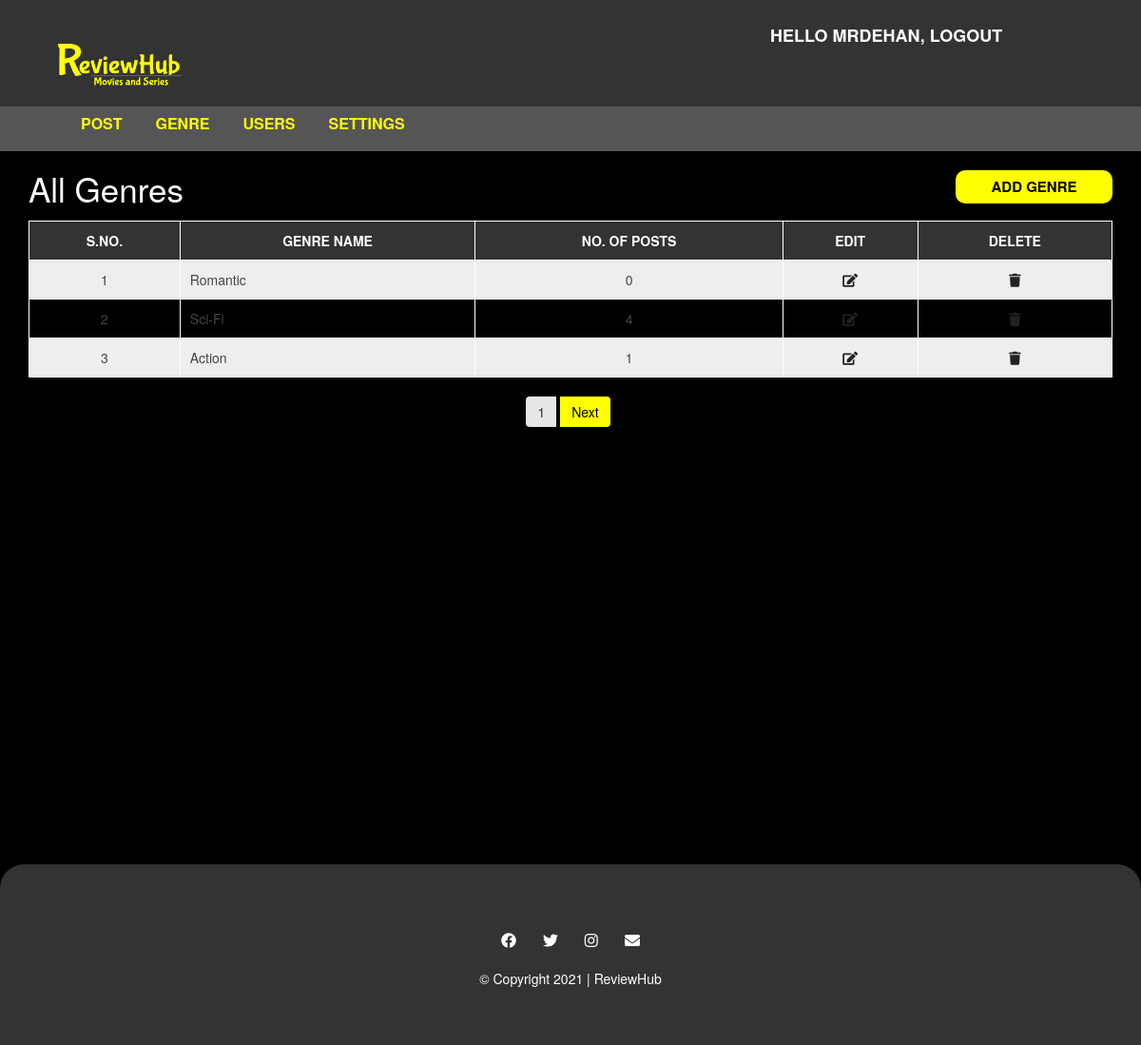
Screenshot of /reviewhub/admin/genre.php (signed in) with the database file from the repository.
### tables this page shows
CREATE TABLE `genre` (
  `genre_id` int NOT NULL,
  `genre_name` varchar(100) NOT NULL,
  `post` int NOT NULL DEFAULT '0'
);

### reviewhub/admin/genre.php (the view, shortened to what this page needs)
<?php include "header.php"; ?>
<div id="admin-content">
    <div class="container">
        <div class="row">
            <div class="col-md-10">
                <h1 class="admin-heading">All Genres</h1>
            </div>
            <div class="col-md-2">
                <a class="add-new" href="add-genre.php">add genre</a>
            </div>
            <div class="col-md-12">
              <?php
                include 'config.php';
                  $limit = 3;
                  if(isset($_GET["page"])){
                      $page = $_GET["page"];
                  }
                  else{
                      $page = 1;
                  };
                  $offset = ($page-1)* $limit;
              $sql = "SELECT * FROM  genre ORDER BY genre_id DESC Limit $offset,$limit";
              $result = mysqli_query($conn, $sql);
              if (mysqli_num_rows($result) > 0) {
                  $table = '<table class="content-table">';
                  $table .= '<thead>
                                  <th>S.No.</th>
                                  <th>Genre Name</th>
                                  <th>No. of Posts</th>
                                  <th>Edit</th>
                                  <th>Delete</th>
                              </thead>
                              <tbody>';
                    $serial = $offset + 1;
                  while($row = mysqli_fetch_assoc($result)) {
                    $table .= "<tr>
                            <td class='id'>{$serial}</td>
                            <td>{$row["genre_name"]}</td>
                            <td>{$row["post"]}</td>
                            <td class='edit'><a href='update-genre.php?id={$row['genre_id']}' ><i class='fa fa-edit'></i></a></td>
                            <td class='delete'><a href='delete-genre.php?id={$row['genre_id']}'><i class='fa fa-trash'></i></a></td>
                        </tr>";
                        $serial++;
                  }
                  $table .= '</tbody></table>';
                  echo $table;
              } else {
                  echo "<h3>No Results Found.</h3>";
              }
              $sql1 = "SELECT COUNT(genre_id) FROM genre";
              $result_1 = mysqli_query($conn,$sql1);
              $row_db = mysqli_fetch_row($result_1);
              $total_record = $row_db[0];
              $total_page = ( $total_record / $limit);
              echo  "<ul class='pagination admin-pagination'>";
                  if($total_record > $limit){
                      for ($i=1; $i<=$total_page ; $i++) {
                          if($i == $page){
                              $cls ='btn-default active';
                          }else{
                              $cls ='btn-default';
                          }
                          echo"<li><a href='genre.php?page=".$i."' class='{$cls}'>$i</a></li>";
                      }
                  }
                  if($total_page>$page){
                      echo"<li> <a href='genre.php?page=".($page+1)."'>Next</a></li>";
                  }
              echo "</ul>";
              ?>
            </div>
        </div>
    </div>
</div>
<?php include "footer.php"; ?>

### reviewhub/css/style.css (style rules this page uses)
body { background-color: #000; color: #fff; }
a:hover, a:focus, a:active, a:visited, a:link { text-decoration: none; }
.pagination { display: block; text-align: center; margin: 0; }
.pagination li { display: inline-block; margin: 0 5px 0 0; }
.pagination li a { border: none; background-color: #ff0; color: #000; }
i.fa { color: #222; }
#admin-content { padding: 20px 0; min-height: 750px; }
#admin-content .admin-heading { font-size: 35px; margin: 0 0 15px; }
#admin-content .add-new { color: #000; background-color: #ff0; font-size: 15px; font-weight: 600; text-align: center; text-transform: uppercase; padding: 7px 10px; display: block; transition: all 0.3s; border-radius: 10px; }
#admin-content .content-table { border: 1px solid #999; width: 100%; margin: 0 0 20px; }
#admin-content .content-table thead { color: #fff; background-color: #333; }
#admin-content .content-table th { padding: 10px; border: 1px solid #fff; font-weight: 600; text-align: center; text-transform: uppercase; }
#admin-content .content-table tbody { color: #444; }
#admin-content .content-table tbody tr { background-color: #eee; }
#admin-content .content-table tbody tr:nth-child(even) { background-color: transparent; }
#admin-content .content-table tbody td { padding: 10px; border: 1px solid #fff; text-align: center; }
#admin-content .content-table tbody td:nth-child(2) { text-align: left; }
#admin-content .admin-pagination { margin: 0; }
#admin-content .admin-pagination li a { display: block; }
.id, .edit, .delete { text-align: center; }

### rows the page displays
genre: genre_name "Romantic", post "0"
genre: genre_name "Sci-Fi", post "4"
genre: genre_name "Action", post "1"

### other values shown
$_SESSION["username"] "MRDEHAN"
